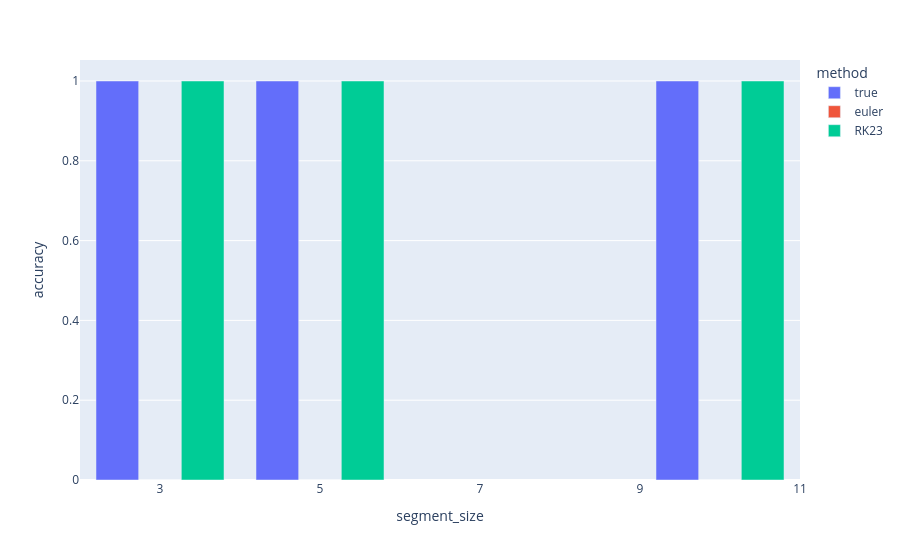

Write notebook code for a chart like this one.
### Markdown cell above
## Vizualize the results

### Code cell
px.bar(
    accuracy_df,
    x="segment_size",
    y="accuracy",
    color="method",
    barmode='group'
)

### Figure 1 — Plotly figure (JSON) as saved in the notebook; plotly's stock layout.template omitted (floating-point values rounded to 4 significant figures)
{"data": [{"alignmentgroup": "True", "hovertemplate": "method=true<br>segment_size=%{x}<br>accuracy=%{y}<extra></extra>", "legendgroup": "true", "marker": {"color": "#636efa", "pattern": {"shape": ""}}, "name": "true", "offsetgroup": "true", "orientation": "v", "showlegend": true, "textposition": "auto", "type": "bar", "x": [10, 3, 5], "xaxis": "x", "y": [1.0, 1.0, 1.0], "yaxis": "y"}, {"alignmentgroup": "True", "hovertemplate": "method=euler<br>segment_size=%{x}<br>accuracy=%{y}<extra></extra>", "legendgroup": "euler", "marker": {"color": "#EF553B", "pattern": {"shape": ""}}, "name": "euler", "offsetgroup": "euler", "orientation": "v", "showlegend": true, "textposition": "auto", "type": "bar", "x": [10, 3, 5], "xaxis": "x", "y": [0.0, 0.0, 0.0], "yaxis": "y"}, {"alignmentgroup": "True", "hovertemplate": "method=RK23<br>segment_size=%{x}<br>accuracy=%{y}<extra></extra>", "legendgroup": "RK23", "marker": {"color": "#00cc96", "pattern": {"shape": ""}}, "name": "RK23", "offsetgroup": "RK23", "orientation": "v", "showlegend": true, "textposition": "auto", "type": "bar", "x": [10, 3, 5], "xaxis": "x", "y": [1.0, 1.0, 1.0], "yaxis": "y"}], "layout": {"barmode": "group", "legend": {"title": {"text": "method"}, "tracegroupgap": 0}, "margin": {"t": 60}, "xaxis": {"anchor": "y", "domain": [0, 1], "title": {"text": "segment_size"}}, "yaxis": {"anchor": "x", "domain": [0, 1], "title": {"text": "accuracy"}}}}
